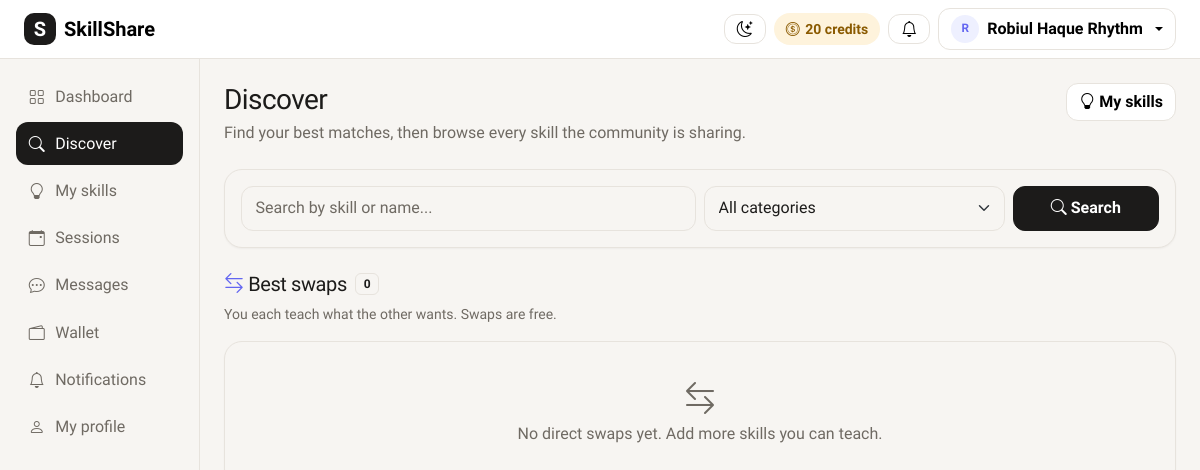
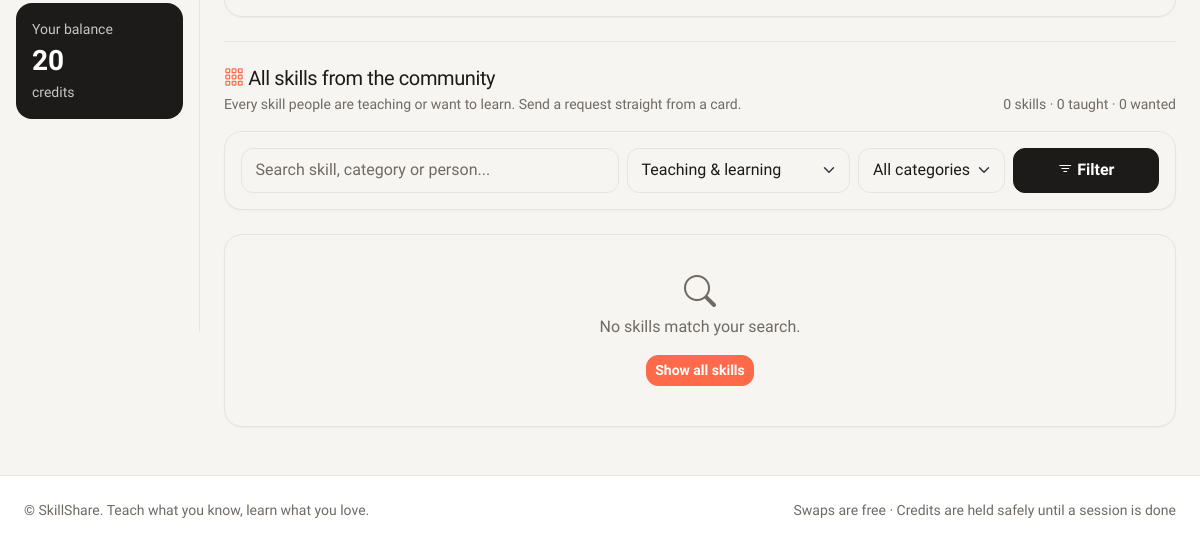
Before: /discover/ (signed in) with the older database file (2 pictures, top to bottom).
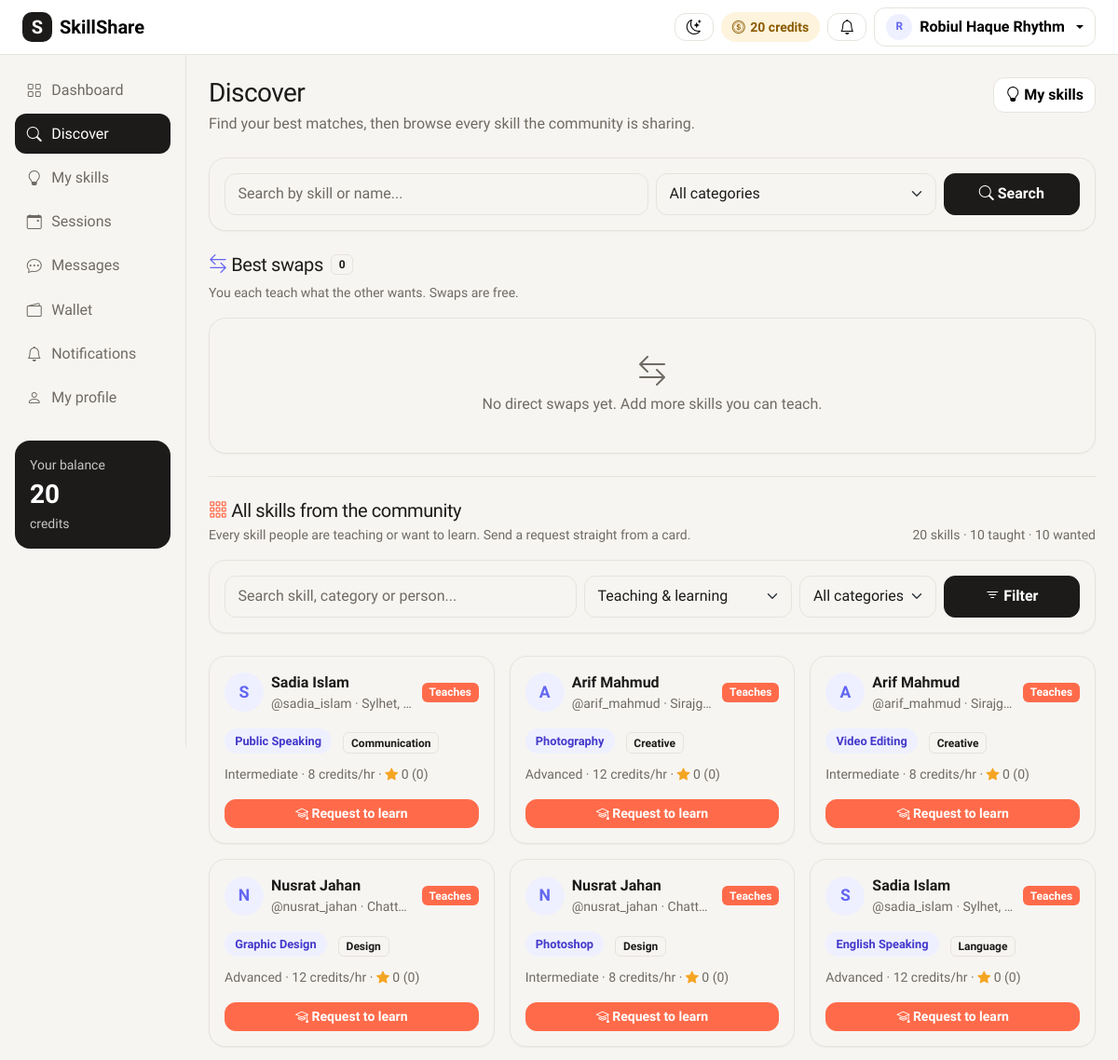
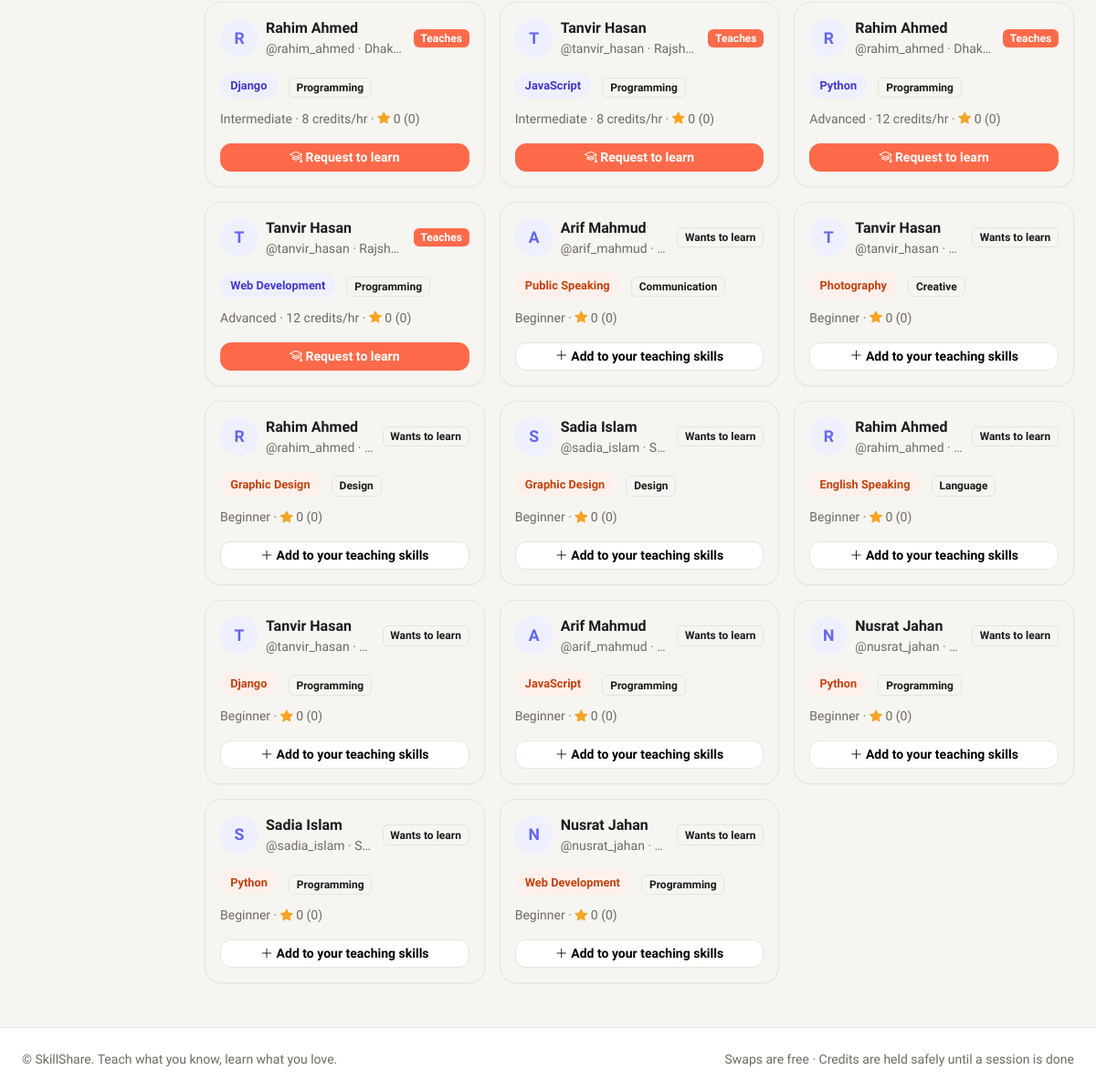
After: the same page with the newer database file (2 pictures, top to bottom).
### accounts/models.py (models this page shows, shortened)
class User(AbstractUser):
    ROLE_CHOICES = [
        ("user", "User"),
        ("admin", "Admin"),
    ]
    role = models.CharField(max_length=10, choices=ROLE_CHOICES, default="user")
    bio = models.TextField(blank=True)
    location = models.CharField(max_length=100, blank=True)
    photo = models.ImageField(upload_to="photos/", blank=True, null=True)
    credits = models.IntegerField(default=20)  # every new user gets 20 credits
    def is_admin(self):
        return self.role == "admin"
    def display_name(self):
        return self.get_full_name() or self.username
    def teach_skills(self):
        return self.skills.filter(kind="teach")
    def learn_skills(self):
        return self.skills.filter(kind="learn")
    def average_rating(self):
        from feedback.models import Review
        ratings = []
        for review in Review.objects.filter(reviewed_user=self):
            ratings.append(review.rating)
        if not ratings:
            return 0
        return round(sum(ratings) / len(ratings), 1)
    def review_count(self):
        from feedback.models import Review
        return Review.objects.filter(reviewed_user=self).count()

### skills/models.py (models this page shows, shortened)
class UserSkill(models.Model):
    KIND_CHOICES = [
        ("teach", "I can teach"),
        ("learn", "I want to learn"),
        ("learned", "I have learned"),
    ]
    user = models.ForeignKey(User, on_delete=models.CASCADE, related_name="skills")
    skill = models.ForeignKey(Skill, on_delete=models.CASCADE)
    kind = models.CharField(max_length=10, choices=KIND_CHOICES)
    level = models.CharField(max_length=20, choices=LEVEL_CHOICES, default="beginner")
    class Meta:
        unique_together = ["user", "skill", "kind"]
    def price(self):
        return PRICE_PER_HOUR[self.level]

class Skill(models.Model):
    name = models.CharField(max_length=60, unique=True)
    category = models.CharField(max_length=60, default="Other")
    class Meta:
        ordering = ["category", "name"]

### matching/views.py (the view, shortened to what this page needs)
# urls.py: path("discover/", matching_views.discover, name="discover"),
@login_required
def discover(request):
    me = request.user
    query = request.GET.get("q", "").strip()
    category = request.GET.get("category", "")
    kind = request.GET.get("kind", "")
    matches = get_all_matches(me)
    if query:
        matches = [
            m for m in matches
            if query.lower() in m["user"].display_name().lower()
            or any(query.lower() in s.skill.name.lower() for s in m["user"].teach_skills())
        ]
    if category:
        matches = [m for m in matches if any(s.skill.category == category for s in m["they_teach"])]
    swap_matches = [m for m in matches if m["is_swap"]]
    entries = (
        UserSkill.objects.filter(kind__in=["teach", "learn"])
        .exclude(user=me)
        .filter(user__role="user", user__is_active=True)
        .select_related("user", "skill")
    )
    if category:
        entries = entries.filter(skill__category=category)
    if kind in ("teach", "learn"):
        entries = entries.filter(kind=kind)
    entries = sorted(
        entries,
        key=lambda e: (
            e.kind != "teach",
            e.skill.category.lower(),
            e.skill.name.lower(),
            e.user.display_name().lower(),
        ),
    )
    context = {
        "swap_matches": swap_matches,
        "entries": entries,
        "teach_count": sum(1 for entry in entries if entry.kind == "teach"),
        "learn_count": sum(1 for entry in entries if entry.kind == "learn"),
        "my_teach_ids": set(me.teach_skills().values_list("skill_id", flat=True)),
        "categories": Skill.objects.values_list("category", flat=True).distinct().order_by("category"),
        "query": query,
        "selected_category": category,
        "selected_kind": kind,
    }
    return render(request, "matching/discover.html", context)

### matching/views.py (called while the page is built)
def get_match(me, other):
    my_wanted_ids = list(me.learn_skills().values_list("skill_id", flat=True))
    their_wanted_ids = list(other.learn_skills().values_list("skill_id", flat=True))
    they_teach = [s for s in other.teach_skills() if s.skill_id in my_wanted_ids]
    i_teach = [s for s in me.teach_skills() if s.skill_id in their_wanted_ids]
    is_swap = len(they_teach) > 0 and len(i_teach) > 0
    score = 0
    if they_teach:
        score += 50
    if is_swap:
        score += 30
    score += int(other.average_rating() * 4)
    if score > 100:
        score = 100
    return {
        "user": other,
        "they_teach": they_teach,
        "i_teach": i_teach,
        "is_swap": is_swap,
        "score": score,
    }

def get_all_matches(me):
    people = (
        User.objects.filter(role="user", is_active=True, skills__kind="teach")
        .exclude(id=me.id)
        .distinct()
    )
    matches = []
    for person in people:
        match = get_match(me, person)
        if match["they_teach"]:
            matches.append(match)
    matches.sort(key=lambda m: m["score"], reverse=True)
    return matches

### templates/matching/discover.html (shortened to what the changed rows need)
{% extends "base.html" %}
{% block content %}
<div class="d-flex flex-wrap justify-content-between align-items-start gap-2 mb-4">
  <div>
    <h1 class="h3 mb-1">Discover</h1>
  </div>
</div>
<div class="d-flex align-items-center gap-2 mb-2">
  <h2 class="h5 mb-0"><i class="bi bi-arrow-left-right text-indigo"></i> Best swaps</h2>
</div>
<div class="border-top pt-4">
  <div class="d-flex justify-content-between align-items-end flex-wrap gap-2 mb-3">
    <div>
      <h2 class="h5 mb-1"><i class="bi bi-grid-3x3-gap text-coral"></i> All skills from the community</h2>
      <p class="small text-secondary mb-0">Every skill people are teaching or want to learn. Send a request straight from a card.</p>
    </div>
    <span class="small text-secondary">{{ entries|length }} skill{{ entries|length|pluralize }} · {{ teach_count }} taught · {{ learn_count }} wanted</span>
  </div>
  <div class="row g-3">
    {% for entry in entries %}
      <div class="col-md-6 col-xl-4">
        <div class="card h-100 p-3">
          <div class="d-flex align-items-center gap-2 mb-3">
            {% include "shared/_avatar.html" with person=entry.user size=42 %}
            <div class="flex-grow-1 overflow-hidden">
              <a href="{% url 'user_profile' entry.user.pk %}" class="fw-bold text-reset text-decoration-none">{{ entry.user.display_name }}</a>
              <div class="small text-secondary text-truncate">@{{ entry.user.username }}{% if entry.user.location %} · {{ entry.user.location }}{% endif %}</div>
            </div>
            {% if entry.kind == "teach" %}
              <span class="badge bg-coral">Teaches</span>
            {% else %}
              <span class="badge badge-soft">Wants to learn</span>
            {% endif %}
          </div>
          <div class="d-flex align-items-center gap-2 flex-wrap mb-2">
            <span class="skill-tag {% if entry.kind == 'learn' %}learn{% endif %}">{{ entry.skill.name }}</span>
            <span class="badge badge-soft">{{ entry.skill.category }}</span>
          </div>
          <div class="small text-secondary mb-3">
            {{ entry.get_level_display }}
            {% if entry.kind == "teach" %} · {{ entry.price }} credits/hr{% endif %}
            · <span class="stars"><i class="bi bi-star-fill"></i></span> {{ entry.user.average_rating }}
            <span class="text-secondary">({{ entry.user.review_count }})</span>
          </div>
          <div class="mt-auto">
            {% if entry.kind == "teach" %}
              <a href="{% url 'user_profile' entry.user.pk %}?skill={{ entry.skill_id }}&amp;direction=learn" class="btn btn-coral btn-sm w-100">
                <i class="bi bi-mortarboard"></i> Request to learn
              </a>
            {% elif entry.skill_id in my_teach_ids %}
              <a href="{% url 'user_profile' entry.user.pk %}?skill={{ entry.skill_id }}&amp;direction=teach" class="btn btn-dark btn-sm w-100">
                <i class="bi bi-easel"></i> Offer to teach
              </a>
            {% else %}
              <a href="{% url 'skills' %}" class="btn btn-light btn-sm w-100" title="Add this skill to your teaching list first">
                <i class="bi bi-plus-lg"></i> Add to your teaching skills
              </a>
            {% endif %}
          </div>
        </div>
      </div>
    {% empty %}
      <div class="col-12">
        <div class="card empty-state">
          <i class="bi bi-search"></i>No skills match your search.
          <div class="mt-3"><a href="{% url 'discover' %}" class="btn btn-coral btn-sm">Show all skills</a></div>
        </div>
      </div>
    {% endfor %}
  </div>
</div>
{% endblock %}

### templates/shared/_avatar.html (shortened to what this page needs)
{% if person.photo %}
  <img src="{{ person.photo.url }}" alt="{{ person }}" class="avatar" style="width: {{ size|default:40 }}px; height: {{ size|default:40 }}px;">
{% else %}
  <span class="avatar avatar-letter" style="width: {{ size|default:40 }}px; height: {{ size|default:40 }}px; font-size: calc({{ size|default:40 }}px * 0.42);">{{ person.display_name|first|upper }}</span>
{% endif %}

Changed rows visible on the page:
added UserSkill: {{ size|default:40 }} 42 (drawn), user.display_name "Sadia Islam", user.username "sadia_islam", user.location "Sylhet,…", kind "Teaches", skill.name "Public Speaking", skill.category "Communication", level "Intermediate", price "8", user.average_rating "0", user.review_count "0"
added User: display_name|first "S"
added UserSkill: {{ size|default:40 }} 42 (drawn), user.display_name "Arif Mahmud", user.username "arif_mahmud", user.location "Sirajg…", kind "Teaches", skill.name "Photography", skill.category "Creative", level "Advanced", price "12", user.average_rating "0", user.review_count "0"
added User: display_name|first "A"
added UserSkill: {{ size|default:40 }} 42 (drawn), user.display_name "Arif Mahmud", user.username "arif_mahmud", user.location "Sirajg…", kind "Teaches", skill.name "Video Editing", skill.category "Creative", level "Intermediate", price "8", user.average_rating "0", user.review_count "0"
added UserSkill: {{ size|default:40 }} 42 (drawn), user.display_name "Nusrat Jahan", user.username "nusrat_jahan", user.location "Chatto…", kind "Teaches", skill.name "Graphic Design", skill.category "Design", level "Advanced", price "12", user.average_rating "0", user.review_count "0"
added User: display_name|first "N"
added UserSkill: {{ size|default:40 }} 42 (drawn), user.display_name "Nusrat Jahan", user.username "nusrat_jahan", user.location "Chatto…", kind "Teaches", skill.name "Photoshop", skill.category "Design", level "Intermediate", price "8", user.average_rating "0", user.review_count "0"
added UserSkill: {{ size|default:40 }} 42 (drawn), user.display_name "Sadia Islam", user.username "sadia_islam", user.location "Sylhet,…", kind "Teaches", skill.name "English Speaking", skill.category "Language", level "Advanced", price "12", user.average_rating "0", user.review_count "0"
added UserSkill: {{ size|default:40 }} 42 (drawn), user.display_name "Rahim Ahmed", user.username "rahim_ahmed", user.location "Dhak…", kind "Teaches", skill.name "Django", skill.category "Programming", level "Intermediate", price "8", user.average_rating "0", user.review_count "0"
added User: display_name|first "R"
added UserSkill: {{ size|default:40 }} 42 (drawn), user.display_name "Tanvir Hasan", user.username "tanvir_hasan", user.location "Rajsha…", kind "Teaches", skill.name "JavaScript", skill.category "Programming", level "Intermediate", price "8", user.average_rating "0", user.review_count "0"
added User: display_name|first "T"
added UserSkill: {{ size|default:40 }} 42 (drawn), user.display_name "Rahim Ahmed", user.username "rahim_ahmed", user.location "Dhak…", kind "Teaches", skill.name "Python", skill.category "Programming", level "Advanced", price "12", user.average_rating "0", user.review_count "0"
added UserSkill: {{ size|default:40 }} 42 (drawn), user.display_name "Tanvir Hasan", user.username "tanvir_hasan", user.location "Rajsha…", kind "Teaches", skill.name "Web Development", skill.category "Programming", level "Advanced", price "12", user.average_rating "0", user.review_count "0"
added UserSkill: {{ size|default:40 }} 42 (drawn), user.display_name "Arif Mahmud", user.username "arif_mahmud", kind "Wants to learn", skill.name "Public Speaking", skill.category "Communication", level "Beginner", user.average_rating "0", user.review_count "0"
added UserSkill: {{ size|default:40 }} 42 (drawn), user.display_name "Tanvir Hasan", user.username "tanvir_hasan", kind "Wants to learn", skill.name "Photography", skill.category "Creative", level "Beginner", user.average_rating "0", user.review_count "0"
added UserSkill: {{ size|default:40 }} 42 (drawn), user.display_name "Rahim Ahmed", user.username "rahim_ahmed", kind "Wants to learn", skill.name "Graphic Design", skill.category "Design", level "Beginner", user.average_rating "0", user.review_count "0"
added UserSkill: {{ size|default:40 }} 42 (drawn), user.display_name "Sadia Islam", user.username "sadia_islam", user.location "S…", kind "Wants to learn", skill.name "Graphic Design", skill.category "Design", level "Beginner", user.average_rating "0", user.review_count "0"
added UserSkill: {{ size|default:40 }} 42 (drawn), user.display_name "Rahim Ahmed", user.username "rahim_ahmed", kind "Wants to learn", skill.name "English Speaking", skill.category "Language", level "Beginner", user.average_rating "0", user.review_count "0"
added UserSkill: {{ size|default:40 }} 42 (drawn), user.display_name "Tanvir Hasan", user.username "tanvir_hasan", kind "Wants to learn", skill.name "Django", skill.category "Programming", level "Beginner", user.average_rating "0", user.review_count "0"
added UserSkill: {{ size|default:40 }} 42 (drawn), user.display_name "Arif Mahmud", user.username "arif_mahmud", kind "Wants to learn", skill.name "JavaScript", skill.category "Programming", level "Beginner", user.average_rating "0", user.review_count "0"
added UserSkill: {{ size|default:40 }} 42 (drawn), user.display_name "Nusrat Jahan", user.username "nusrat_jahan", kind "Wants to learn", skill.name "Python", skill.category "Programming", level "Beginner", user.average_rating "0", user.review_count "0"
added UserSkill: {{ size|default:40 }} 42 (drawn), user.display_name "Sadia Islam", user.username "sadia_islam", user.location "S…", kind "Wants to learn", skill.name "Python", skill.category "Programming", level "Beginner", user.average_rating "0", user.review_count "0"
added UserSkill: {{ size|default:40 }} 42 (drawn), user.display_name "Nusrat Jahan", user.username "nusrat_jahan", kind "Wants to learn", skill.name "Web Development", skill.category "Programming", level "Beginner", user.average_rating "0", user.review_count "0"
Other visible differences:
{{ entries|length }}: "0" → "20"
{{ teach_count }}: "0" → "10"
{{ learn_count }}: "0" → "10"
text no longer shown: "No skills match your search. Show all skills"
